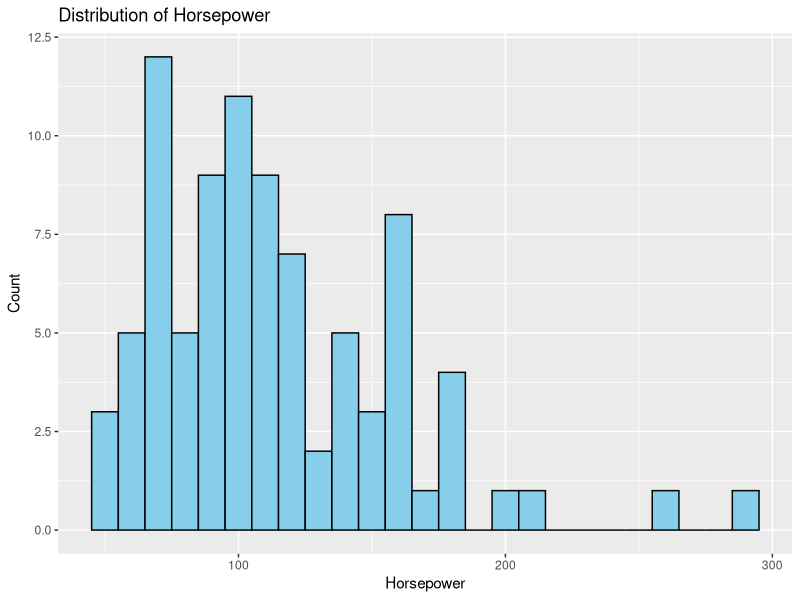
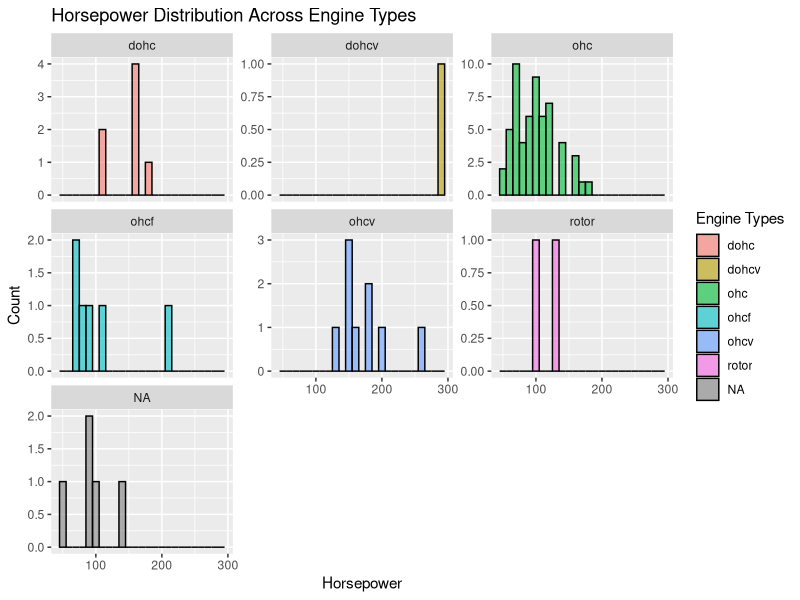
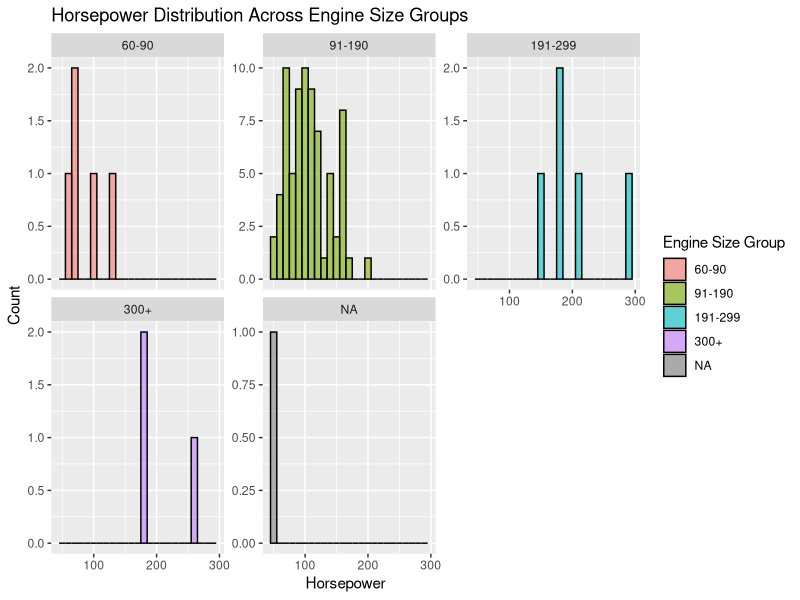

Source code (R) for these figures, in order:
## ---- chunk 1
knitr::opts_chunk$set(echo = TRUE,
                      comment = "",
                      message = FALSE,
                      warning = FALSE)
## ---- chunk 2
#Read the dataset and replace "?" with NA
engine <- read.csv("Engine.csv", na.strings = "?")
automobile <- read.csv("Automobile.csv", na.strings = "?")
maintenance <- read.csv("Maintenance.csv", na.strings = "?")
## ---- chunk 3
#Inspect the structure of the dataset "Engine.csv"
str(engine)
#Inspect the structure of the dataset "Automobile.csv"
str(automobile)
#Inspect the structure of the dataset "Maintenance.csv"
str(maintenance)
## ---- chunk 4
#Count total missing values after replacing "?" with NA
cat("Missing values in Engine:", sum(is.na(engine)), "\n")
cat("Missing values in Automobile:", sum(is.na(automobile)), "\n")
cat("Missing values in Maintenance:", sum(is.na(maintenance)), "\n")
## ---- chunk 5
# Check which columns contain NA in the Engine dataset
colSums(is.na(engine))
# Count number of rows in Engine affected by missing values
rows_with_na <- sum(rowSums(is.na(engine)) > 0)
cat("Rows with missing values in Engine:", rows_with_na, "\n")
## ---- chunk 6
#Convert categorical variables to factors
automobile$BodyStyles <- as.factor(automobile$BodyStyles)
engine$FuelTypes <- as.factor(engine$FuelTypes)
maintenance$ErrorCodes <- as.factor(maintenance$ErrorCodes)

#Compute the median Horsepower for imputation
median_hp <- median(engine$Horsepower, na.rm = TRUE)

#Replace the missing Horsepower values with median
engine$Horsepower[is.na(engine$Horsepower)] <- median_hp
## ---- chunk 7
# Distribution of Horsepower Across Engine Types
library(ggplot2)

#Visualize Horsepower distribution
ggplot(engine, aes(x = Horsepower)) +
  geom_histogram(binwidth = 10, fill = "skyblue", color = "black") +
  labs(title = "Distribution of Horsepower", 
       x = "Horsepower", 
       y = "Count")
## ---- chunk 8
# Distribution of Horsepower Across Engine Types
library(ggplot2)

# Histogram of Horsepower for each engine type
ggplot(engine, aes(x = Horsepower, fill = EngineType)) +
  geom_histogram(binwidth = 10, alpha = 0.6, color = "black") +
  facet_wrap(~EngineType, scales="free_y") +
  labs(title = "Horsepower Distribution Across Engine Types",
       x = "Horsepower",
       y = "Count",
       fill = "Engine Types")
## ---- chunk 9
# Create Engine Size Groups
engine$SizeGroup <- cut(engine$EngineSize,
  breaks = c(60, 90, 190, 299, Inf),
  labels = c("60-90", "91-190", "191-299", "300+"))

#Create table for Engine Size Groups
table (engine$SizeGroup)

#Facet_wrap Histogram of Horsepower by Size Groups
ggplot(engine, aes(x = Horsepower, fill = SizeGroup)) +
  geom_histogram(binwidth = 10, alpha = 0.6, color = "black") +
  facet_wrap(~ SizeGroup, scales = "free_y") +
  labs(title = "Horsepower Distribution Across Engine Size Groups",
       x = "Horsepower", 
       y = "Count",
       fill = "Engine Size Group")
## ---- chunk 10
t_test_fuel <- t.test(CityMpg ~ FuelTypes, 
                      data = merge(automobile, engine, by = "EngineModel"))
t_test_fuel
## ---- chunk 11
# Mean CityMpg by DriveWheels
city_means <- aggregate(CityMpg ~ DriveWheels, data = automobile, mean)
city_means

# One-way ANOVA for CityMpg
anova_city <- aov(CityMpg ~ DriveWheels, data = automobile)
summary (anova_city)

# Mean HighwayMpg by DriveWheels
highway_means <- aggregate(HighwayMpg ~ DriveWheels, data = automobile, mean)
highway_means

# One-way ANOVA for HighwayMpg
anova_highway <- aov(HighwayMpg ~ DriveWheels, data = automobile)
summary (anova_highway)
## ---- chunk 12
# Filter trouble-related cases
trouble <- maintenance[maintenance$ErrorCodes != 0, ]

# List top 5 most common troubles
top5_troubles <- sort(table(trouble$Troubles), decreasing = TRUE)[1:5]
top5_troubles
## ---- chunk 13
trouble$HasTrouble <- ifelse(trouble$Troubles == "none" | is.na(trouble$Troubles), 0, 1)

table_simple <- table(trouble$ErrorCodes, trouble$HasTrouble)
chisq.test(table_simple)
## ---- chunk 14
# Count frequency of each error type
error_counts <- table(maintenance$ErrorCodes)
error_counts
## ---- chunk 15
# Merge datasets and filter trouble cases
library(dplyr)

trouble_data <- merge(automobile, engine, by = "EngineModel") %>%
  merge(maintenance, by = "PlateNumber") %>%
  filter(ErrorCodes != 0)
